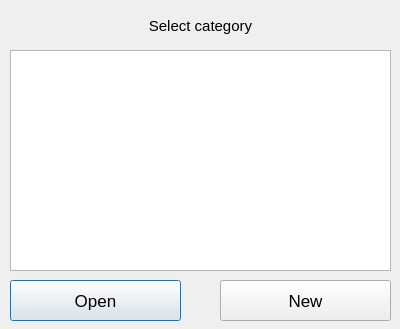
<?xml version="1.0" encoding="UTF-8"?>
<ui version="4.0">
 <class>Dialog</class>
 <widget class="QDialog" name="Dialog">
  <property name="geometry">
   <rect>
    <x>0</x>
    <y>0</y>
    <width>400</width>
    <height>329</height>
   </rect>
  </property>
  <property name="windowTitle">
   <string>Dialog</string>
  </property>
  <widget class="QListWidget" name="ca_list">
   <property name="geometry">
    <rect>
     <x>10</x>
     <y>50</y>
     <width>381</width>
     <height>221</height>
    </rect>
   </property>
  </widget>
  <widget class="QPushButton" name="sel_c">
   <property name="geometry">
    <rect>
     <x>10</x>
     <y>280</y>
     <width>171</width>
     <height>41</height>
    </rect>
   </property>
   <property name="font">
    <font>
     <pointsize>13</pointsize>
    </font>
   </property>
   <property name="text">
    <string>Open</string>
   </property>
  </widget>
  <widget class="QLabel" name="cat_l">
   <property name="geometry">
    <rect>
     <x>10</x>
     <y>10</y>
     <width>381</width>
     <height>31</height>
    </rect>
   </property>
   <property name="font">
    <font>
     <pointsize>11</pointsize>
    </font>
   </property>
   <property name="text">
    <string>Select category</string>
   </property>
   <property name="alignment">
    <set>Qt::AlignCenter</set>
   </property>
  </widget>
  <widget class="QPushButton" name="sel_c_2">
   <property name="geometry">
    <rect>
     <x>220</x>
     <y>280</y>
     <width>171</width>
     <height>41</height>
    </rect>
   </property>
   <property name="font">
    <font>
     <pointsize>13</pointsize>
    </font>
   </property>
   <property name="text">
    <string>New</string>
   </property>
  </widget>
 </widget>
 <resources/>
 <connections/>
</ui>
